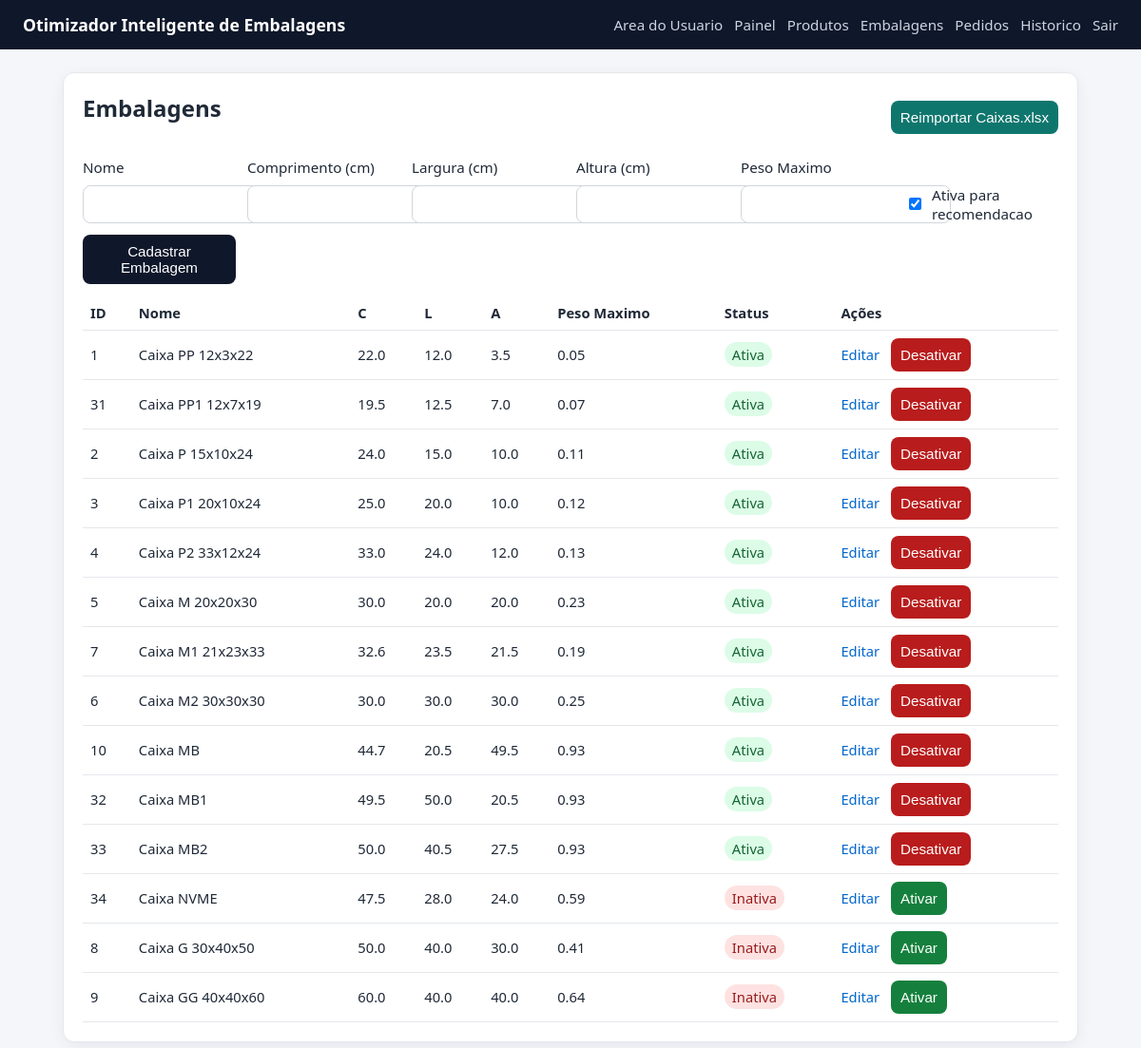
The app's page /boxes (signed in), older data.
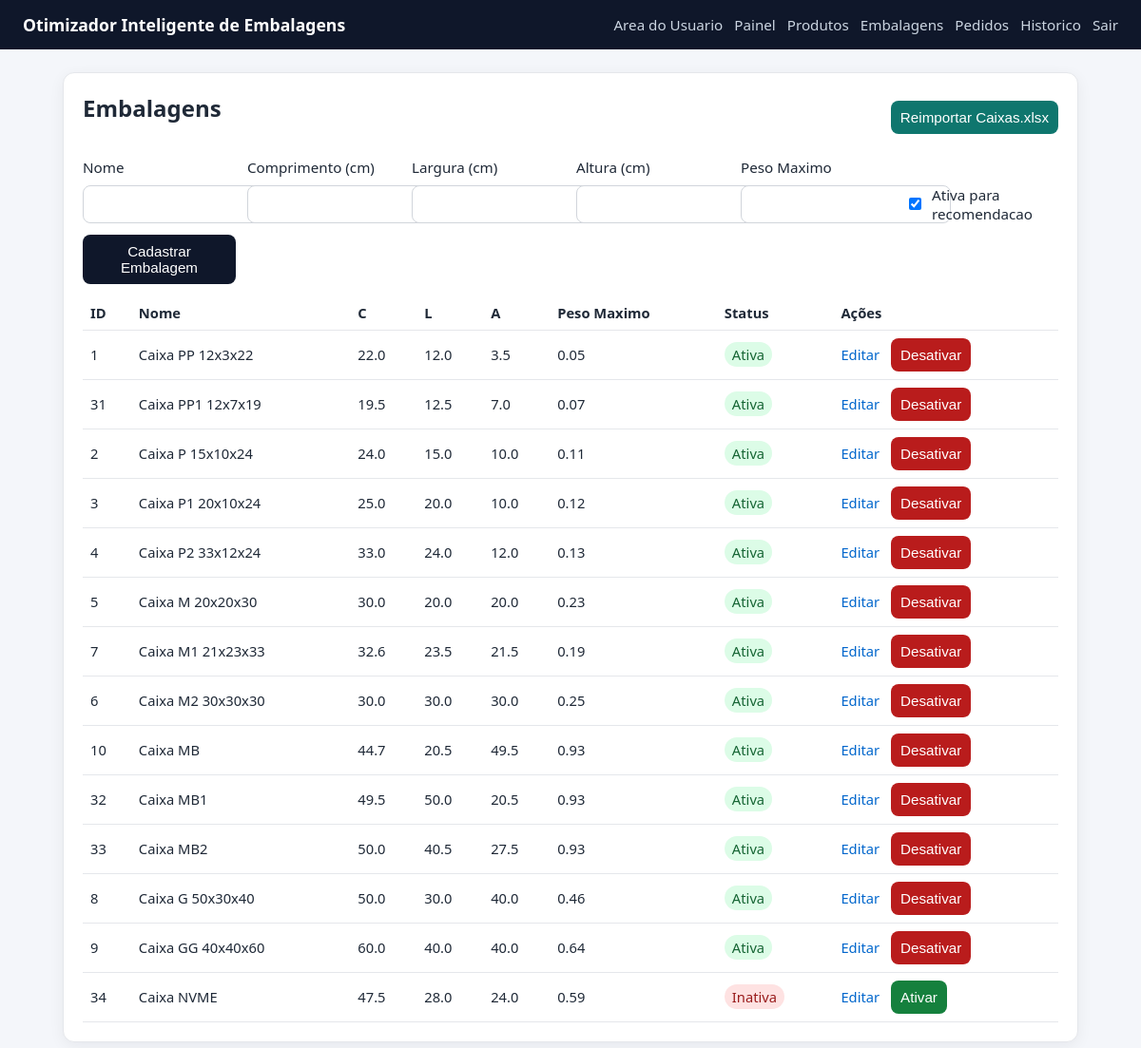
The same page, newer data.
### tables this page shows
CREATE TABLE boxes (
                id INTEGER PRIMARY KEY AUTOINCREMENT,
                name TEXT NOT NULL UNIQUE,
                length_cm REAL NOT NULL,
                width_cm REAL NOT NULL,
                height_cm REAL NOT NULL,
                max_weight REAL NOT NULL
            , is_active INTEGER NOT NULL DEFAULT 1, max_capacity_weight REAL);

### app_volum.py (the view, shortened to what this page needs)
@app.route("/boxes", methods=["GET", "POST"])
@admin_required
def boxes():
    rows = list_boxes(DB_PATH, active_only=False)
    return render_template("boxes.html", boxes=rows)

### app_volum.py (called while the page is built)
def admin_required(view_func):
    @wraps(view_func)
    def _wrapped(*args, **kwargs):
        if not session.get("is_admin"):
            next_url = request.path
            return redirect(url_for("admin_login", next=next_url))
        return view_func(*args, **kwargs)
    return _wrapped

### database.py (called while the page is built)
def get_connection(db_path):
    conn = sqlite3.connect(db_path)
    conn.row_factory = sqlite3.Row
    return conn

def list_boxes(db_path, active_only=True):
    where_clause = "WHERE is_active = 1" if active_only else ""
    status_order = "is_active DESC, " if not active_only else ""
    with closing(get_connection(db_path)) as conn:
        rows = conn.execute(
            f"SELECT * FROM boxes {where_clause} "
            f"ORDER BY {status_order}(length_cm * width_cm * height_cm) ASC, name ASC"
        ).fetchall()
    return rows

### templates/boxes.html
{% extends 'base.html' %}
{% block content %}
<section class="card">
    <div style="display: flex; justify-content: space-between; align-items: center; margin-bottom: 1rem;">
        <h2>Embalagens</h2>
        <form method="post" action="{{ url_for('boxes_reimport_default') }}" style="margin: 0;">
            <button type="submit" style="background: #0f766e;">Reimportar Caixas.xlsx</button>
        </form>
    </div>
    <form method="post" class="form-grid cols-3">
        <label>Nome
            <input type="text" name="name" required>
        </label>
        <label>Comprimento (cm)
            <input type="number" step="0.01" min="0" name="length_cm" required>
        </label>
        <label>Largura (cm)
            <input type="number" step="0.01" min="0" name="width_cm" required>
        </label>
        <label>Altura (cm)
            <input type="number" step="0.01" min="0" name="height_cm" required>
        </label>
        <label>Peso Maximo
            <input type="number" step="0.01" min="0" name="max_weight" required>
        </label>
        <label style="display: flex; align-items: center; gap: 0.5rem; margin-top: 1.8rem;">
            <input type="checkbox" name="is_active" value="1" checked>
            Ativa para recomendacao
        </label>
        <button type="submit">Cadastrar Embalagem</button>
    </form>
    <table>
        <thead>
            <tr>
                <th>ID</th><th>Nome</th><th>C</th><th>L</th><th>A</th><th>Peso Maximo</th><th>Status</th><th>Ações</th>
            </tr>
        </thead>
        <tbody>
        {% for b in boxes %}
            <tr>
                <td>{{ b['id'] }}</td>
                <td>{{ b['name'] }}</td>
                <td>{{ b['length_cm'] }}</td>
                <td>{{ b['width_cm'] }}</td>
                <td>{{ b['height_cm'] }}</td>
                <td>{{ b['max_weight'] }}</td>
                <td>
                    {% if b['is_active'] %}
                        <span style="background: #dcfce7; color: #166534; padding: 0.2rem 0.5rem; border-radius: 999px;">Ativa</span>
                    {% else %}
                        <span style="background: #fee2e2; color: #991b1b; padding: 0.2rem 0.5rem; border-radius: 999px;">Inativa</span>
                    {% endif %}
                </td>
                <td>
                    <div style="display: flex; gap: 0.75rem; align-items: center;">
                        <a href="{{ url_for('box_edit', box_id=b['id']) }}" style="color: #0066cc; text-decoration: none;">Editar</a>
                        <form method="post" action="{{ url_for('box_toggle_active', box_id=b['id']) }}" style="margin: 0;">
                            {% if b['is_active'] %}
                                <button type="submit" style="background: #b91c1c;">Desativar</button>
                            {% else %}
                                <button type="submit" style="background: #15803d;">Ativar</button>
                            {% endif %}
                        </form>
                    </div>
                </td>
            </tr>
        {% else %}
            <tr><td colspan="8">Nenhuma embalagem cadastrada.</td></tr>
        {% endfor %}
        </tbody>
    </table>
</section>
{% endblock %}

Row changes from the older to the newer data that the page shows:
changed boxes id 8: name "Caixa G 30x40x50" → "Caixa G 50x30x40"; width_cm "40.0" → "30.0"; height_cm "30.0" → "40.0"; max_weight "0.41" → "0.46"; is_active "Inativa Ativar" → "Ativa Desativar"
changed boxes "Caixa GG 40x40x60": is_active "Inativa Ativar" → "Ativa Desativar"
shown differently, row unchanged: boxes "Caixa NVME": moves down the list
